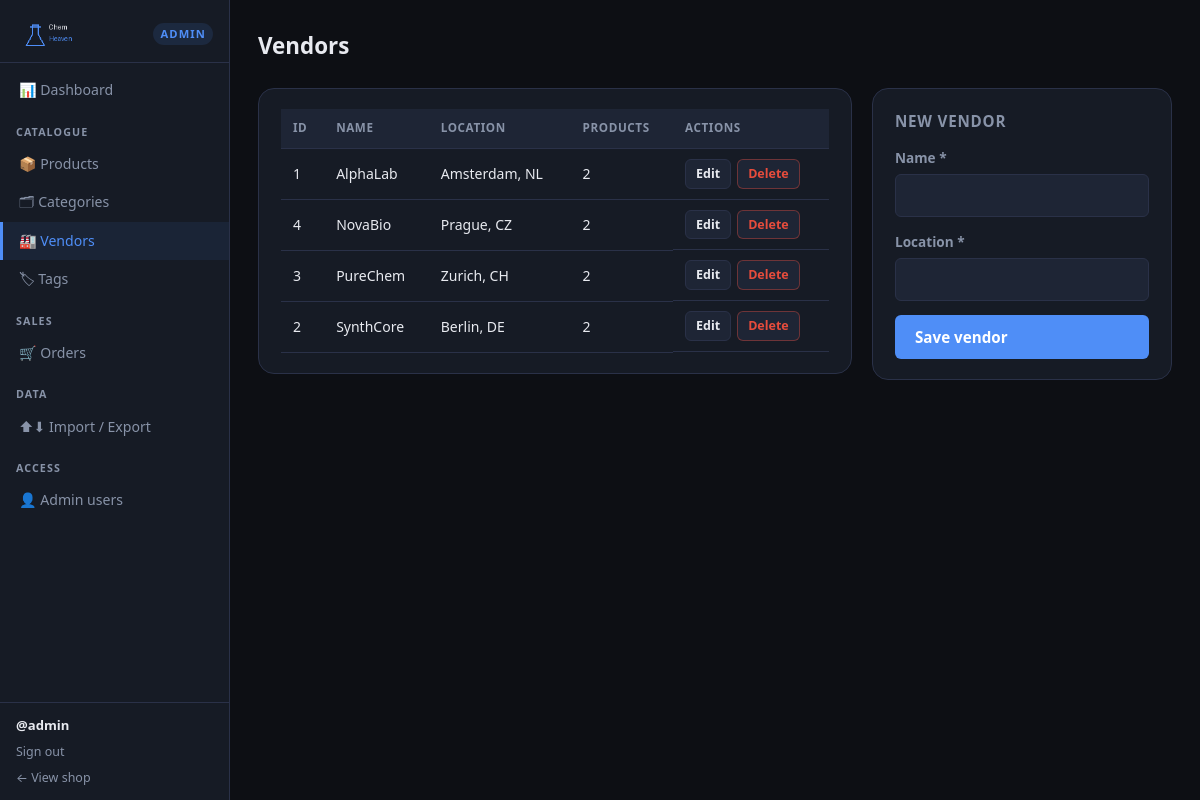
Page /admin/vendors.php (signed in) on the committed database.
### tables this page shows
CREATE TABLE IF NOT EXISTS vendors (
    id         INT UNSIGNED AUTO_INCREMENT PRIMARY KEY,
    name       VARCHAR(150) NOT NULL,
    location   VARCHAR(150) NOT NULL,
    created_at TIMESTAMP    DEFAULT CURRENT_TIMESTAMP
);

### includes/functions.php (called while the page is built, shortened)
<?php
function h(mixed $value): string
{
    return htmlspecialchars((string) $value, ENT_QUOTES | ENT_SUBSTITUTE, 'UTF-8');
}

### public/admin/vendors.php (the view, shortened to what this page needs)
<?php
require_once __DIR__ . '/../../includes/functions.php';
$db    = db();
$vendors = $db->query(
    'SELECT v.*, COUNT(p.id) AS product_count
     FROM vendors v LEFT JOIN products p ON p.vendor_id = v.id
     GROUP BY v.id ORDER BY v.name ASC'
)->fetchAll();
$editVendor = null;
require __DIR__ . '/../../includes/admin-header.php';
?>
<div class="admin-page-header"><h1>Vendors</h1></div>
<div class="admin-form-grid">
    <div class="admin-form-main">
        <div class="admin-card">
            <div class="table-wrap">
                <table class="admin-table">
                    <thead><tr><th>ID</th><th>Name</th><th>Location</th><th>Products</th><th>Actions</th></tr></thead>
                    <tbody>
                    <?php foreach ($vendors as $v): ?>
                        <tr>
                            <td><?= $v['id'] ?></td>
                            <td><?= h($v['name']) ?></td>
                            <td><?= h($v['location']) ?></td>
                            <td><?= $v['product_count'] ?></td>
                            <td class="actions-cell">
                                <a href="/admin/vendors.php?edit=<?= $v['id'] ?>" class="btn-sm">Edit</a>
                                <form method="post" action="/admin/vendors.php" style="display:inline">
                                    <button type="submit" class="btn-sm btn-danger" onclick="return confirm('Delete vendor?')">Delete</button>
                                </form>
                            </td>
                        </tr>
                    <?php endforeach; ?>
                    </tbody>
                </table>
            </div>
        </div>
    </div>
    <div class="admin-form-sidebar">
        <div class="admin-card">
            <h2><?= $editVendor ? 'Edit vendor' : 'New vendor' ?></h2>
            <form method="post" action="/admin/vendors.php" class="admin-form">
                <label>Name * <input type="text" name="name" value="<?= h($editVendor['name'] ?? '') ?>" required maxlength="150"></label>
                <label>Location * <input type="text" name="location" value="<?= h($editVendor['location'] ?? '') ?>" required maxlength="150"></label>
                <button type="submit" class="btn-primary">Save vendor</button>
            </form>
        </div>
    </div>
</div>
<?php require __DIR__ . '/../../includes/admin-footer.php'; ?>

### public/assets/style.css (style rules this page uses)
:root { --color-bg: #0d0f14; --color-surface: #161b25; --color-surface-2: #1e2535; --color-border: #2a3148; --color-accent: #4f8ef7; --color-accent-h: #3a72d8; --color-success: #2ecc71; --color-danger: #e74c3c; --color-warning: #f39c12; --color-text: #e8eaf0; --color-text-muted: #8893a8; --color-badge: #f59e0b; --radius-sm: 6px; --radius-md: 10px; --radius-lg: 16px; --font-sans: system-ui, -apple-system, "Segoe UI", Roboto, Helvetica, Arial, sans-serif; --font-mono: ui-monospace, "Cascadia Code", "Fira Mono", monospace; --shadow-card: 0 4px 24px rgba(0,0,0,.45); --transition: 0.18s ease; }
*, *::before, *::after { box-sizing: border-box; margin: 0; padding: 0; }
html { font-size: 16px; scroll-behavior: smooth; }
body { font-family: var(--font-sans); background: var(--color-bg); color: var(--color-text); line-height: 1.6; min-height: 100vh; display: flex; flex-direction: column; }
a { color: var(--color-accent); text-decoration: none; }
button, input, select, textarea { font: inherit; color: inherit; }
.btn-primary { display: inline-flex; align-items: center; gap: 6px; background: var(--color-accent); color: #fff; border: none; border-radius: var(--radius-sm); padding: 10px 20px; font-size: .95rem; font-weight: 600; cursor: pointer; transition: background var(--transition); text-decoration: none; }

### public/assets/admin.css (style rules this page uses)
.admin-body { background: var(--color-bg); }
.admin-page-header { display: flex; align-items: center; justify-content: space-between; margin-bottom: 24px; gap: 16px; flex-wrap: wrap; }
.admin-page-header h1 { font-size: 1.4rem; font-weight: 700; }
.admin-card { background: var(--color-surface); border: 1px solid var(--color-border); border-radius: var(--radius-lg); padding: 20px 22px; margin-bottom: 20px; }
.admin-card h2 { font-size: .95rem; font-weight: 700; color: var(--color-text-muted); text-transform: uppercase; letter-spacing: .05em; margin-bottom: 14px; }
.table-wrap { overflow-x: auto; }
.admin-table { width: 100%; border-collapse: collapse; font-size: .875rem; }
.admin-table th, .admin-table td { padding: 10px 12px; border-bottom: 1px solid var(--color-border); text-align: left; vertical-align: middle; }
.admin-table thead th { font-size: .73rem; text-transform: uppercase; letter-spacing: .05em; color: var(--color-text-muted); background: var(--color-surface-2); white-space: nowrap; }
.actions-cell { white-space: nowrap; display: flex; gap: 6px; align-items: center; }
.btn-sm { display: inline-flex; align-items: center; padding: 4px 10px; border-radius: var(--radius-sm); font-size: .78rem; font-weight: 600; cursor: pointer; background: var(--color-surface-2); border: 1px solid var(--color-border); color: var(--color-text); text-decoration: none; transition: all var(--transition); }
.btn-danger { color: var(--color-danger) !important; border-color: rgba(231,76,60,.4) !important; }
.admin-form { display: flex; flex-direction: column; gap: 14px; }
.admin-form label { display: flex; flex-direction: column; gap: 5px; font-size: .85rem; font-weight: 600; color: var(--color-text-muted); }
.admin-form input[type="text"], .admin-form input[type="url"], .admin-form input[type="email"], .admin-form input[type="number"], .admin-form input[type="password"], .admin-form input[type="search"], .admin-form textarea, .admin-form select { background: var(--color-surface-2); border: 1px solid var(--color-border); border-radius: var(--radius-sm); padding: 9px 12px; color: var(--color-text); outline: none; transition: border-color var(--transition); font-size: .9rem; width: 100%; }
.admin-form-grid { display: grid; grid-template-columns: 1fr 300px; gap: 20px; align-items: start; }
.admin-form-main { min-width: 0; }
.admin-form-sidebar { min-width: 0; }

### rows in the picture
vendors: id "1", name "AlphaLab", location "Amsterdam, NL", product_count "2"
vendors: id "4", name "NovaBio", location "Prague, CZ", product_count "2"
vendors: id "3", name "PureChem", location "Zurich, CH", product_count "2"
vendors: id "2", name "SynthCore", location "Berlin, DE", product_count "2"

### other values in the picture
$adminUser['username'] "admin"
